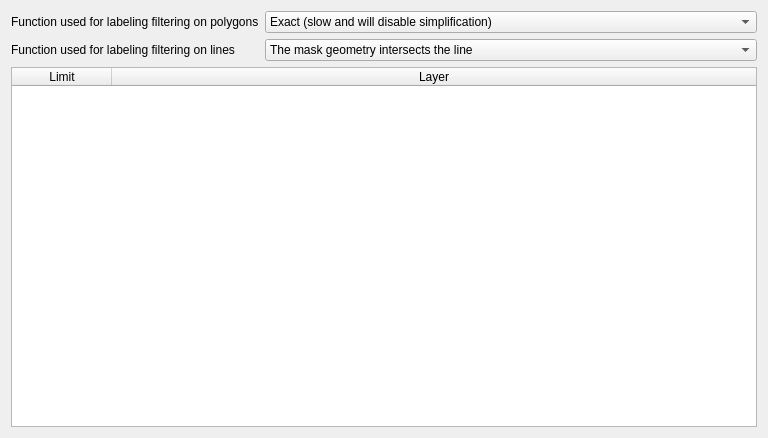
<?xml version="1.0" encoding="UTF-8"?>
<ui version="4.0">
 <class>LayerListWidget</class>
 <widget class="QWidget" name="LayerListWidget">
  <property name="geometry">
   <rect>
    <x>0</x>
    <y>0</y>
    <width>768</width>
    <height>438</height>
   </rect>
  </property>
  <property name="windowTitle">
   <string>Form</string>
  </property>
  <layout class="QVBoxLayout" name="verticalLayout">
   <item>
    <layout class="QFormLayout" name="formLayout">
     <property name="fieldGrowthPolicy">
      <enum>QFormLayout::AllNonFixedFieldsGrow</enum>
     </property>
     <item row="0" column="0">
      <widget class="QLabel" name="label">
       <property name="text">
        <string>Function used for labeling filtering on polygons</string>
       </property>
      </widget>
     </item>
     <item row="0" column="1">
      <widget class="QComboBox" name="polygonOperatorCombo">
       <property name="currentIndex">
        <number>0</number>
       </property>
       <item>
        <property name="text">
         <string>Exact (slow and will disable simplification)</string>
        </property>
       </item>
       <item>
        <property name="text">
         <string>The mask geometry contains the centroid</string>
        </property>
       </item>
       <item>
        <property name="text">
         <string>The mask geometry contains a point on the polygon surface</string>
        </property>
       </item>
      </widget>
     </item>
     <item row="1" column="0">
      <widget class="QLabel" name="label_2">
       <property name="text">
        <string>Function used for labeling filtering on lines</string>
       </property>
      </widget>
     </item>
     <item row="1" column="1">
      <widget class="QComboBox" name="lineOperatorCombo">
       <property name="currentIndex">
        <number>0</number>
       </property>
       <item>
        <property name="text">
         <string>The mask geometry intersects the line</string>
        </property>
       </item>
       <item>
        <property name="text">
         <string>The mask geometry contains the line</string>
        </property>
       </item>
      </widget>
     </item>
    </layout>
   </item>
   <item>
    <widget class="QTableWidget" name="layerTable">
     <attribute name="horizontalHeaderStretchLastSection">
      <bool>true</bool>
     </attribute>
     <column>
      <property name="text">
       <string>Limit</string>
      </property>
     </column>
     <column>
      <property name="text">
       <string>Layer</string>
      </property>
     </column>
    </widget>
   </item>
  </layout>
 </widget>
 <resources/>
 <connections/>
</ui>
